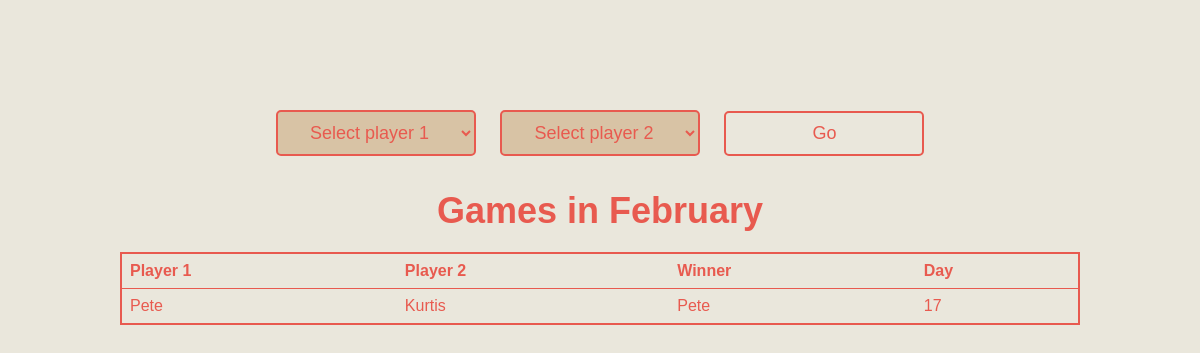
/pool/games/, run on an earlier commit of the app's database.
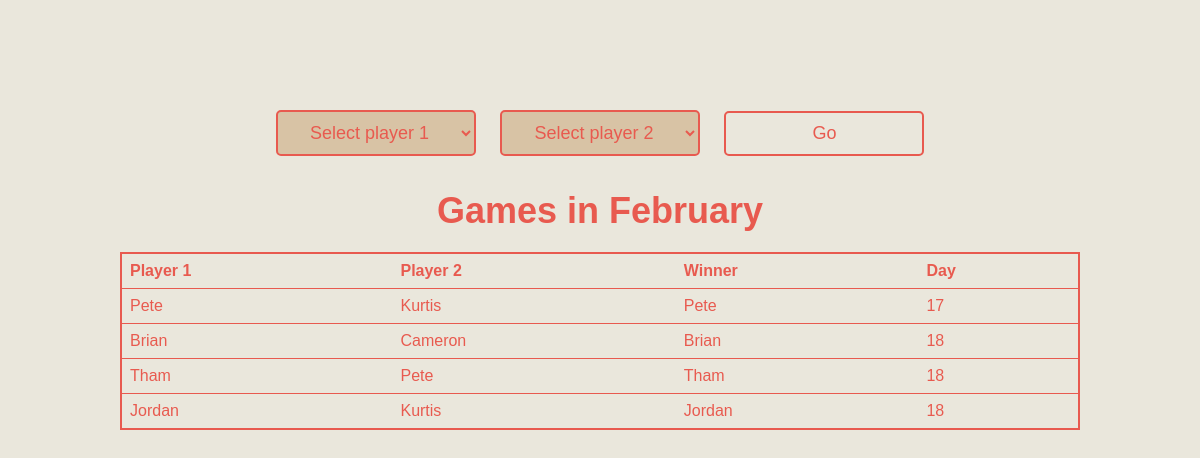
And on a later commit of the database.
### pool/models.py (models this page shows, shortened)
class Game(models.Model):
    player_1 = models.ForeignKey(Player, related_name='games_as_player_1', on_delete=models.CASCADE)
    player_2 = models.ForeignKey(Player, related_name='games_as_player_2', on_delete=models.CASCADE)
    winner = models.ForeignKey(Player, related_name='won_games', on_delete=models.CASCADE)
    game_date = models.DateTimeField()

class Player(models.Model):
    name = models.CharField(max_length=200)
    def __str__(self):
        return self.name

### pool/views.py (the view)
# urls.py: path('games/', views.games, name='games'),
def games(request, month=None):
    if month is None:
        month = datetime.now().month
    games_in_month = Game.objects.filter(game_date__month=month).order_by("game_date")
    players = Player.objects.all()
    context = {
        "games_list": games_in_month,
        "players": players
               }
    return render(request, "pool/games.html", context)

### pool/templates/pool/games.html (shortened to what this page needs)
<!DOCTYPE html>
<html lang="en">
<head>
    {% load static %}
    <link rel="stylesheet" href="{% static 'pool/css/styles.css' %}">
</head>
    <body>
        <div class="container">
            {% if games_list %}
            <select id="player-select-1" class="player-select">
                <option value="">Select player 1</option>
            </select>
            <select id="player-select-2" class="player-select">
                <option value="">Select player 2</option>
            </select>
            <button class="button" id="filter-button">Go</button>
            {% with games_list.0.game_date|date:"F" as month_name %}
            <h1>Games in {{ month_name }}</h1>
            {% endwith %}
            <div id="game-table">
                <table>
                    <thead>
                        <tr>
                            <th>Player 1</th>
                            <th>Player 2</th>
                            <th>Winner</th>
                            <th>Day</th>
                        </tr>
                    </thead>
                    <tbody>
                        {% for game in games_list %}
                        <tr>
                            <td>{{ game.player_1 }}</td>
                            <td>{{ game.player_2 }}</td>
                            <td>{{ game.winner }}</td>
                            <td>{{ game.game_date|date:"d" }}</td>
                        </tr>
                        {% endfor %}
                    </tbody>
                </table>
            </div>
            {% else %}
            <h1>No games played in this month</h1>
            {% endif %}
        </div>
</body>
</html>

What changed in the data, as far as the page shows it:
added Game: player_1 "Brian", player_2 "Cameron", winner "Brian", game_date "18"
added Game: player_1 "Tham", player_2 "Pete", winner "Tham", game_date "18"
added Game: player_1 "Jordan", player_2 "Kurtis", winner "Jordan", game_date "18"
